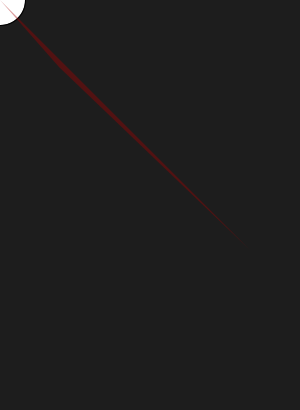
Frame 1 (no input)
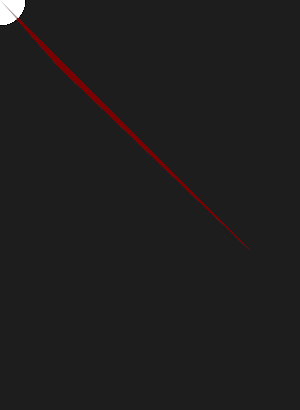
Frame 60 (the mouse pressed at the canvas centre just before this capture)
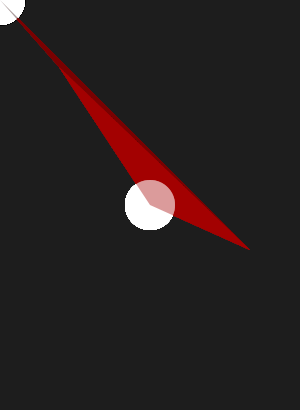
Frame 120 (the mouse held since frame 60 and released just before this capture)

The Processing sketch that drew these frames (run headless with seeded random() and noise(); from frame 60 on, the mouse is pressed at the canvas centre):

// Processing sketch: processing_22276
// ── processing_22276.pde

void setup() { 
 size(300,410);
 background(29);
}

void draw() { 
 
 
 fill(255,255);
 ellipse(mouseX,mouseY,50,50);

 noStroke();
 fill(  random(255)  ,0,0,100);
 triangle(mouseX,mouseY,59,67,250,250);
}

                
                
